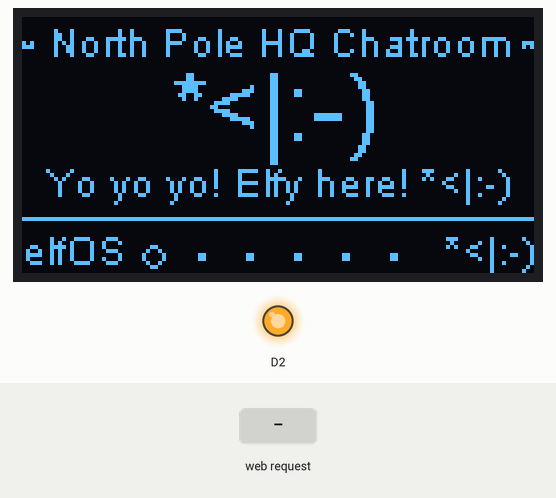
Recording of a sketch running on a simulated ESP8266 (NodeMCU). Shown: 128×64 one-colour display, output pins drawn as LEDs (lit = HIGH). The test bench sets the inputs (shaded band). WiFi joins after 1.5 s; servers stay silent unless stated; the local clock reads 2024-03-15 10:24:30 at power-on unless the sketch sets it.

Above: at 10.2 s.
10.3 s: HTTP request GET /?topic=reset received
At 10.9 s:
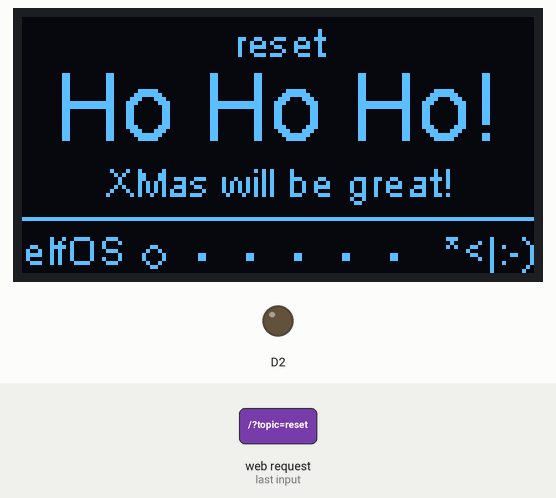
11.8 s: HTTP request GET /?elfy=1 received
At 13.0 s:
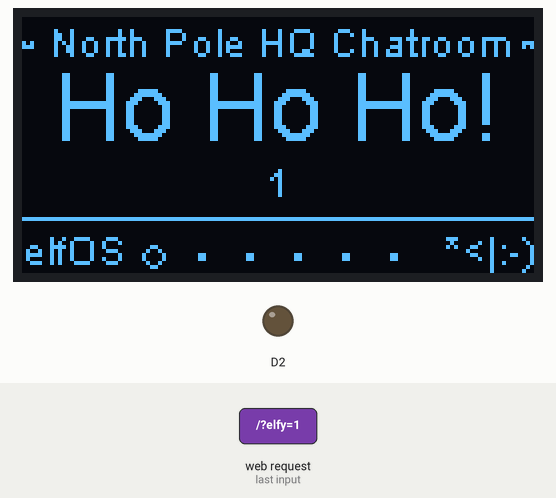
14.8 s: HTTP request GET /?topic=1 received
At 15.9 s:
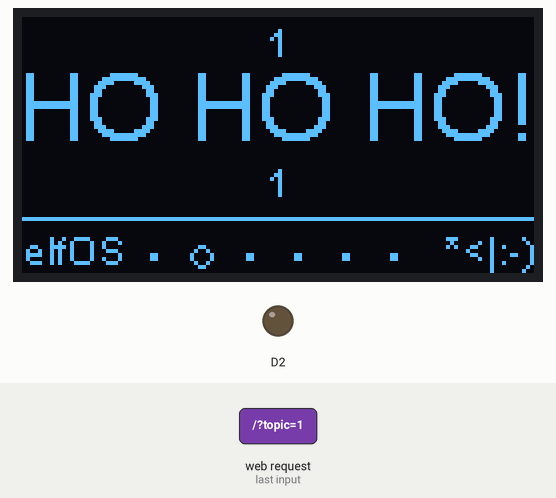
16.3 s: HTTP request GET /?santa=reset received
At 16.7 s:
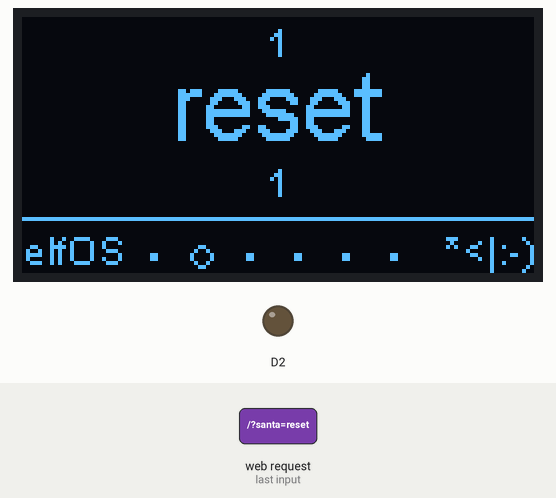
19.3 s: HTTP request GET /?santa=1 received
At 19.6 s:
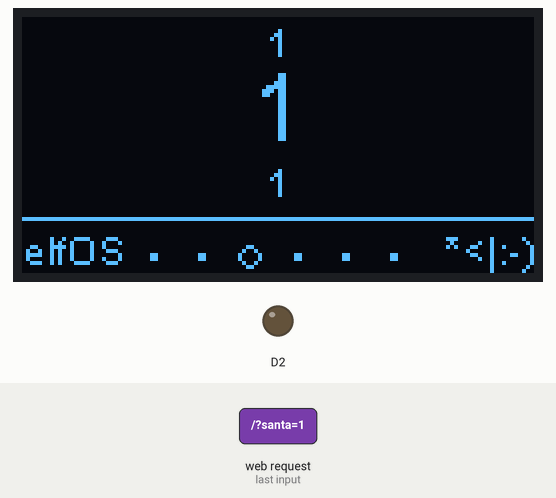
Timing chart, 0 to 22.3 s (numbered marks = the images above; inputs shaded):
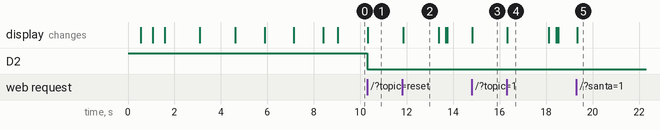

The sketch:

elfPad.ino
```cpp
#include <ESPWiFi.h>
#include <ESPHTTPClient.h>
#include <JsonListener.h>
#include <ESP8266WiFi.h>
#include <WiFiClient.h>
#include <ESP8266WebServer.h>


// time
#include <time.h>                       // time() ctime()
#include <sys/time.h>                   // struct timeval
#include <coredecls.h>                  // settimeofday_cb()

#include "SSD1306Wire.h"
#include "OLEDDisplayUi.h"
#include "Wire.h"
#include "Fonts.h"
#include "Images.h"


ESP8266WebServer server(80);
String stringtopic = "~~ North Pole HQ Chatroom ~~";
String stringsanta = "*<|:-)";
String stringelfy = "Yo yo yo! Elfy here! *<|:-)";

String stringtopic2 = "~~ North Pole HQ Chatroom ~~";
String stringsanta2 = "HO HO HO!";
String stringelfy2 = "Hey boss!";

String stringtopic3 = "";
String stringsanta3 = "Ho ho?!";
String stringelfy3 = "all clear! chimney prepped!";

String stringtopic4 = "";
String stringsanta4 = "Ho hO, HO!";
String stringelfy4 = "XMAS is on schedule!";

String stringtopic5 = "Ho ho ho, ready to go?";
String stringsanta5 = "Ho, ho ha!";
String stringelfy5 = "";

String stringtopic6 = "";
String stringsanta6 = "Cookies?";
String stringelfy6 = "Yes, macaroons too!";


/***************************
 * Begin Settings
 **************************/


// WIFI
const char* WIFI_SSID = "yourSSIDname";
const char* WIFI_PWD = "yourSSIDpassword";

#define TZ              -8       // (utc+) TZ in hours
#define DST_MN          60      // use 60mn for summer time in some countries

// Setup

// Display Settings
const int I2C_DISPLAY_ADDRESS = 0x3c;
#if defined(ESP8266)
const int SDA_PIN = D3;
const int SDC_PIN = D4;
#else
const int SDA_PIN = 5; //D3;
const int SDC_PIN = 4; //D4;
#endif

/***************************
 * End Settings
 **************************/


 // Initialize the oled display for address 0x3c
 // sda-pin=14 and sdc-pin=12
 SSD1306Wire     display(I2C_DISPLAY_ADDRESS, SDA_PIN, SDC_PIN);
 OLEDDisplayUi   ui( &display );


#define TZ_MN           ((TZ)*60)
#define TZ_SEC          ((TZ)*3600)
#define DST_SEC         ((DST_MN)*60)
time_t now;

// declaring prototypes
void drawProgress(OLEDDisplay *display, int percentage, String label);
void updateData(OLEDDisplay *display);
void drawSnowFlake1UI(OLEDDisplay *display, OLEDDisplayUiState* state, int16_t x, int16_t y);
void drawSnowFlake2UI(OLEDDisplay *display, OLEDDisplayUiState* state, int16_t x, int16_t y);
void drawSnowFlake3UI(OLEDDisplay *display, OLEDDisplayUiState* state, int16_t x, int16_t y);
void drawSnowFlake4UI(OLEDDisplay *display, OLEDDisplayUiState* state, int16_t x, int16_t y);
void drawSnowFlake5UI(OLEDDisplay *display, OLEDDisplayUiState* state, int16_t x, int16_t y);
void drawSnowFlake6UI(OLEDDisplay *display, OLEDDisplayUiState* state, int16_t x, int16_t y);

void drawHeaderOverlay(OLEDDisplay *display, OLEDDisplayUiState* state);


// Add frames
// this array keeps function pointers to all frames
// frames are the single views that slide from right to left
FrameCallback frames[] = { drawSnowFlake1UI, drawSnowFlake2UI, drawSnowFlake3UI, drawSnowFlake4UI, drawSnowFlake5UI, drawSnowFlake6UI };
int numberOfFrames = 6;

OverlayCallback overlays[] = { drawHeaderOverlay };
int numberOfOverlays = 1;


void setup() {
  //Serial.begin(115200);

  //this pin d2 will be used for the local reset BUT don't leave flyer connected during programming!!!
  pinMode(D2, OUTPUT);
  digitalWrite(D2, HIGH);

  // initialize dispaly
  display.init();
  display.clear();
  display.display();

  //display.flipScreenVertically();
  display.setFont(ArialMT_Plain_10);
  display.setTextAlignment(TEXT_ALIGN_CENTER);
  display.setContrast(255);

  WiFi.begin(WIFI_SSID, WIFI_PWD);

  int counter = 0;
  while (WiFi.status() != WL_CONNECTED) {
    delay(500);
    display.clear();
    display.drawString(64, 10, "Connecting to North Pole");
    display.drawXbm(46, 30, 8, 8, counter % 3 == 0 ? activeSymbole : inactiveSymbole);
    display.drawXbm(60, 30, 8, 8, counter % 3 == 1 ? activeSymbole : inactiveSymbole);
    display.drawXbm(74, 30, 8, 8, counter % 3 == 2 ? activeSymbole : inactiveSymbole);
    display.display();

    counter++;
  }

    delay(1500);
    display.clear();
    display.drawString(64, 10, "Connected to North Pole");
    String lcladdr = WiFi.localIP().toString().c_str();
    //print elfos ipaddr for adminz
    display.drawString(64, 30, lcladdr);
    display.display();
    delay(1500);

  // Get time from network time service
  //configTime(TZ_SEC, DST_SEC, "pool.ntp.org");

  server.on("/", handleRoot);
  //server.on("/", handleElf);
  server.onNotFound(handleNotFound);

  server.begin();


  ui.setTargetFPS(30);

  ui.setActiveSymbol(activeSymbole);
  ui.setInactiveSymbol(inactiveSymbole);

  // You can change this to
  // TOP, LEFT, BOTTOM, RIGHT
  ui.setIndicatorPosition(BOTTOM);

  // Defines where the first frame is located in the bar.
  ui.setIndicatorDirection(LEFT_RIGHT);

  // You can change the transition that is used
  // SLIDE_LEFT, SLIDE_RIGHT, SLIDE_TOP, SLIDE_DOWN
  ui.setFrameAnimation(SLIDE_LEFT);

  ui.setFrames(frames, numberOfFrames);

  ui.setOverlays(overlays, numberOfOverlays);

  // Inital UI takes care of initalising the display too.
  ui.init();

  updateData(&display);

    display.clear();
    display.drawString(64, 24, "*<|:-)");
    display.display();
    delay(600);

  delay(5);

}
//endfunc

////start webserver code:

const char INDEX_HTML[] =
"<!DOCTYPE HTML>"
"<html>"
"<head>"
"<meta name = \"viewport\" content = \"width = device-width, initial-scale = 1.0, maximum-scale = 1.0, user-scalable=0\">"
"<title>ESP8266 Elfy Web Server</title>"
"<style>"
"\"body { background-color: #808080; font-family: Arial, Helvetica, Sans-Serif; Color: #000000; }\""
"</style>"
"</head>"
"<body>"
"<center><h1>elfOS Web Form</h1><center>"
"<FORM action=\"/\" method=\"post\">"
"<P>"
"<CENTER>"
"Inputs<br>"
"<INPUT type=\"text\" name=\"topic\"<BR>"
"<br>"
"<INPUT type=\"text\" name=\"santa\"<BR>"
"<br>"
"<INPUT type=\"text\" name=\"elfy\"<BR>"
"<BR>"
"<INPUT type=\"submit\" value=\"Send\">"
"</CENTER>"
"</FORM>"
"</body>"
"</html>";

void handleRoot()
{
  if (server.hasArg("topic")) {
    handleSubmit();
  }
  else if (server.hasArg("santa")) {
    handleSubmit();
  }
  else if (server.hasArg("elfy")) {
    handleSubmit();
  }
  else {
    server.send(200, "text/html", INDEX_HTML);
  }
}

//probably will remain unused
void returnFail(String msg)
{
  server.sendHeader("Connection", "close");
  server.sendHeader("Access-Control-Allow-Origin", "*");
  server.send(500, "text/plain", msg + "\r\n");
}

void handleSubmit()
{

  //if (!server.hasArg("santa")) return returnFail("BAD ARGS");
  if (server.hasArg("topic")) {
    stringtopic = server.arg("topic");
  stringtopic2 = stringtopic;
  stringtopic3 = stringtopic;
  stringtopic4 = stringtopic;
  stringtopic5 = stringtopic;
  stringtopic6 = stringtopic;
  }
  else {
    stringtopic = "~~ North Pole HQ Chatroom ~~";
  }

  if (server.hasArg("santa")) {
    stringsanta = server.arg("santa");
  stringsanta2 = stringsanta;
  stringsanta3 = stringsanta;
  stringsanta4 = stringsanta;
  stringsanta5 = stringsanta;
  stringsanta6 = stringsanta;
  }
  else {
    stringsanta = "Ho Ho Ho!";
  }

  if (server.hasArg("elfy")) {
    stringelfy = server.arg("elfy");
  stringelfy2 = stringelfy;
  stringelfy3 = stringelfy;
  stringelfy4 = stringelfy;
  stringelfy5 = stringelfy;
  stringelfy6 = stringelfy;
  }
  else {
    stringelfy = "XMas will be great!";
  }

  if (stringtopic == "reset") {
    //ESP.reset(); //this crap doesn't work
    digitalWrite(D2, LOW);
  }
  if (stringsanta == "reset") {
    //ESP.reset(); //this crap doesn't work
    digitalWrite(D2, LOW);
  }
  if (stringelfy == "reset") {
    //ESP.restart(); //this crap doesn't work
    digitalWrite(D2, LOW);
  }


  server.send(200, "text/html", INDEX_HTML);
}

void returnOK()
{
  server.sendHeader("Connection", "close");
  server.sendHeader("Access-Control-Allow-Origin", "*");
  server.send(200, "text/plain", "OK\r\n");
}


void handleNotFound()
{
  String message = "File Not Found\n\n";
  message += "URI: ";
  message += server.uri();
  message += "\nMethod: ";
  message += (server.method() == HTTP_GET)?"GET":"POST";
  message += "\nArguments: ";
  message += server.args();
  message += "\n";
  for (uint8_t i=0; i<server.args(); i++){
    message += " " + server.argName(i) + ": " + server.arg(i) + "\n";
  }
  server.send(404, "text/plain", message);
}

////end webserver code:

void loop() {

  ////move to budget?
  server.handleClient();

  int remainingTimeBudget = ui.update();


  if (remainingTimeBudget > 0) {
    // You can do some work here
    // Don't do stuff if you are below your
    // time budget.
    // ...
    // no more work, ur honor
    delay(remainingTimeBudget);
  }


}
//endfunc

void drawProgress(OLEDDisplay *display, int percentage, String label) {
  display->clear();
  display->setTextAlignment(TEXT_ALIGN_CENTER);
  display->setFont(ArialMT_Plain_10);
  display->drawString(64, 10, label);
  display->drawProgressBar(2, 28, 124, 10, percentage);
  display->display();
}
//endfunc

void updateData(OLEDDisplay *display) {
  drawProgress(display, 10, "Updating elfPad...");
  delay(1250);
  drawProgress(display, 50, "Updating CandyCaneApp...");
  delay(1250);
  drawProgress(display, 100, "Starting NP chat...");
  delay(1250);

}
//endfunc

void drawHeaderOverlay(OLEDDisplay *display, OLEDDisplayUiState* state) {
  now = time(nullptr);

  display->setColor(WHITE);
  display->setFont(ArialMT_Plain_10);
  display->setTextAlignment(TEXT_ALIGN_LEFT);
  display->drawString(0, 52, "elfOS"); //was buff casted as string
  display->setTextAlignment(TEXT_ALIGN_RIGHT);
  String temp = "*<|:-)";
  display->drawString(128, 52, temp);
  display->drawHorizontalLine(0, 50, 128);
}
//endfunc


//@@drawSnowFlake1UI
void drawSnowFlake1UI(OLEDDisplay *display, OLEDDisplayUiState* state, int16_t x, int16_t y) {

  display->setFont(ArialMT_Plain_10);
  display->setTextAlignment(TEXT_ALIGN_CENTER);
  display->drawString(64 + x, 0, stringtopic);

  display->setFont(ArialMT_Plain_24);
  display->setTextAlignment(TEXT_ALIGN_CENTER);
  display->drawString(63 + x, 12  + y - 3, stringsanta);

  display->setFont(ArialMT_Plain_10);
  display->setTextAlignment(TEXT_ALIGN_CENTER);
  display->drawString(64 + x, 38  + y - 3, stringelfy);

}
//endfunc


//@@drawSnowFlake2UI
void drawSnowFlake2UI(OLEDDisplay *display, OLEDDisplayUiState* state, int16_t x, int16_t y) {

  display->setFont(ArialMT_Plain_10);
  display->setTextAlignment(TEXT_ALIGN_CENTER);
  display->drawString(64 + x, 0, stringtopic2);

  display->setFont(ArialMT_Plain_24);
  display->setTextAlignment(TEXT_ALIGN_CENTER);
  display->drawString(63 + x, 12  + y - 3, stringsanta2);

  display->setFont(ArialMT_Plain_10);
  display->setTextAlignment(TEXT_ALIGN_CENTER);
  display->drawString(64 + x, 38  + y - 3, stringelfy2);

}
//endfunc


//@@drawSnowFlake3UI
void drawSnowFlake3UI(OLEDDisplay *display, OLEDDisplayUiState* state, int16_t x, int16_t y) {

  display->setFont(ArialMT_Plain_10);
  display->setTextAlignment(TEXT_ALIGN_CENTER);
  display->drawString(64 + x, 0, stringtopic3);

  display->setFont(ArialMT_Plain_24);
  display->setTextAlignment(TEXT_ALIGN_CENTER);
  display->drawString(63 + x, 12  + y - 3, stringsanta3);

  display->setFont(ArialMT_Plain_10);
  display->setTextAlignment(TEXT_ALIGN_CENTER);
  display->drawString(64 + x, 38  + y - 3, stringelfy3);

}
//endfunc


//@@drawSnowFlake4UI
void drawSnowFlake4UI(OLEDDisplay *display, OLEDDisplayUiState* state, int16_t x, int16_t y) {

  display->setFont(ArialMT_Plain_10);
  display->setTextAlignment(TEXT_ALIGN_CENTER);
  display->drawString(64 + x, 0, stringtopic4);

  display->setFont(ArialMT_Plain_24);
  display->setTextAlignment(TEXT_ALIGN_CENTER);
  display->drawString(63 + x, 12  + y - 3, stringsanta4);

  display->setFont(ArialMT_Plain_10);
  display->setTextAlignment(TEXT_ALIGN_CENTER);
  display->drawString(64 + x, 38  + y - 3, stringelfy4);

}
//endfunc


//@@drawSnowFlake5UI
void drawSnowFlake5UI(OLEDDisplay *display, OLEDDisplayUiState* state, int16_t x, int16_t y) {

  display->setFont(ArialMT_Plain_10);
  display->setTextAlignment(TEXT_ALIGN_CENTER);
  display->drawString(64 + x, 0, stringtopic5);

  display->setFont(ArialMT_Plain_24);
  display->setTextAlignment(TEXT_ALIGN_CENTER);
  display->drawString(63 + x, 12  + y - 3, stringsanta5);

  display->setFont(ArialMT_Plain_10);
  display->setTextAlignment(TEXT_ALIGN_CENTER);
  display->drawString(64 + x, 38  + y - 3, stringelfy5);

}
//endfunc


//@@drawSnowFlake6UI
void drawSnowFlake6UI(OLEDDisplay *display, OLEDDisplayUiState* state, int16_t x, int16_t y) {

  display->setFont(ArialMT_Plain_10);
  display->setTextAlignment(TEXT_ALIGN_CENTER);
  display->drawString(64 + x, 0, stringtopic6);

  display->setFont(ArialMT_Plain_24);
  display->setTextAlignment(TEXT_ALIGN_CENTER);
  display->drawString(63 + x, 12  + y - 3, stringsanta6);

  display->setFont(ArialMT_Plain_10);
  display->setTextAlignment(TEXT_ALIGN_CENTER);
  display->drawString(64 + x, 38  + y - 3, stringelfy6);

}
//endfunc
```

Measured:
- after the input at 10.3 s, D2: HIGH → LOW at once; the display: changes at once (image 1)
- after the input at 11.8 s, the display: changes at once (image 2)
- after the input at 14.8 s, the display: changes at once (image 3)
- after the input at 16.3 s, the display: changes at once (image 4)
- after the input at 19.3 s, the display: changes at once (image 5)
- what the display in image 2 shows lasts 1.6 s, from 11.8 s to 13.4 s
- what the display in image 4 shows lasts 1.8 s, from 16.3 s to 18.1 s
